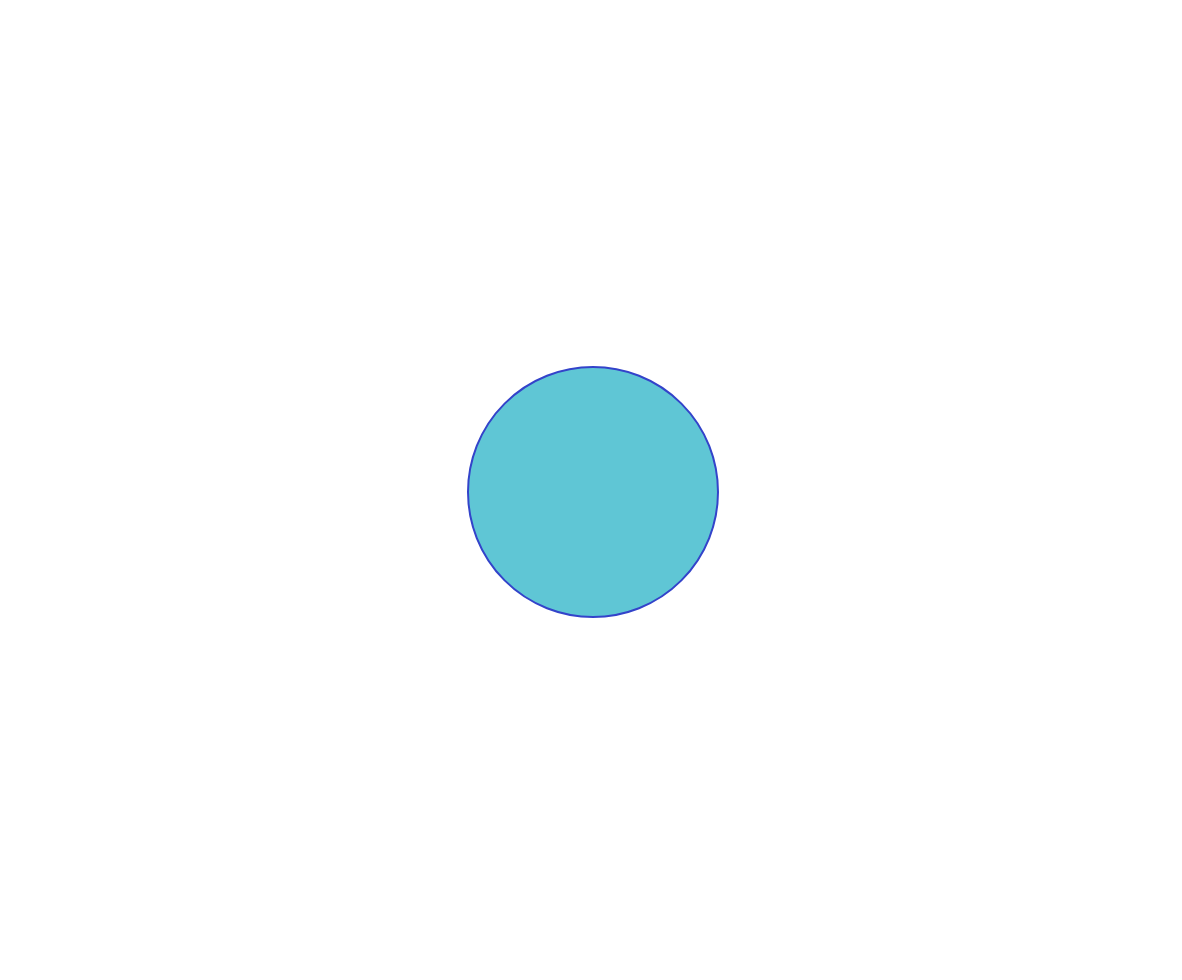
Frame 1 (no input)
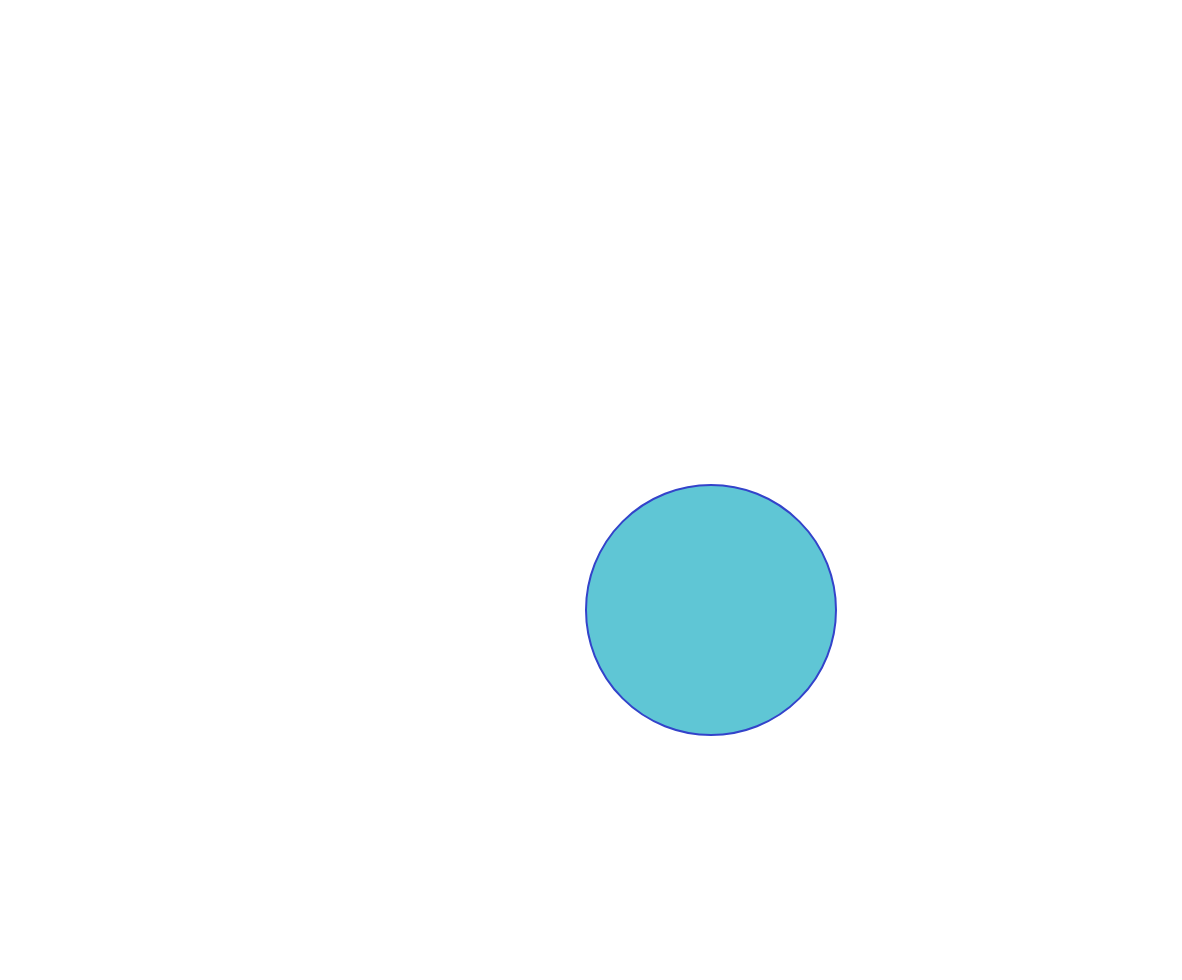
Frame 60 (no input)
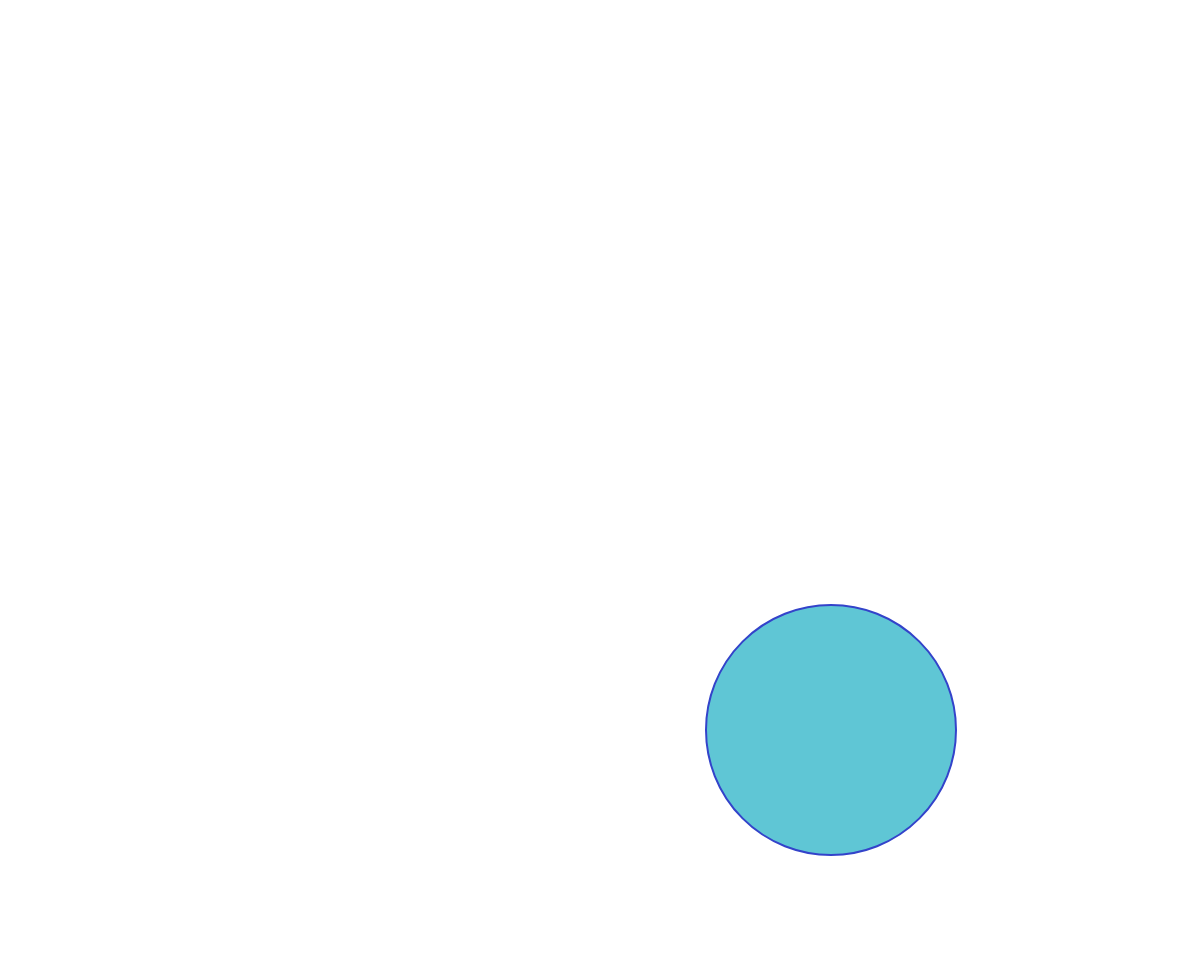
Frame 120 (the mouse pressed at the canvas centre since frame 60)

The p5.js sketch that drew these frames (run headless with seeded random() and noise() and a simulated clock; from frame 60 on, the mouse is pressed at the canvas centre):

// p5.js sketch
// ── sketch.js
let bubbles = [];

function setup() {
    createCanvas(innerWidth-18, innerHeight-20);
    bubbles[0] = new Bubble(width/2, height/2, 2, 2, 1, 1, 250);
}

function draw() {
    background(255);

    for (let i = 0; i < bubbles.length; i++) {
        let b = bubbles[i];
        b.move();

        if (b.bubbleHover()) {
            b.a = 100;
        } else {
            b.a = 200;
        }

        for (let j = i + 1; j < bubbles.length; j++) {
            b.bubbleCollision(bubbles[j]);
        }

        b.show();
    }
}

function mouseClicked() {
    for (let i = bubbles.length-1; i >= 0; i--) {
        let bub = bubbles[i];
        if (bub.bubbleHover()) {
            bub.dx = random(1, 5);
            bub.dy = random(1, 5);
            bub.r /= 1.6
            bub.x += bub.r/1.5*bub.dxMult;
            bub.y += bub.r/1.5*bub.dyMult;
            bubbles.push(new Bubble(bub.x + bub.r/1.5*(-bub.dxMult), bub.y + bub.r/1.5*(-bub.dyMult), bub.dx, bub.dy, -bub.dxMult, -bub.dyMult, bub.r));
        }
    }
}

class Bubble {
    constructor(x, y, dx, dy, dxMult, dyMult, r) {
        this.x = x;
        this.y = y;
        this.dx = dx;
        this.dy = dy;
        this.r = r;
        this.a = 200;
        this.dxMult = dxMult;
        this.dyMult = dyMult;
    }

    bubbleHover() {
        let d = dist(mouseX, mouseY, this.x, this.y)
        if (d < this.r/2) {
            return true;
        } else {
            return false;
        }
    }

    bubbleCollision(other) {
        let d = dist(this.x, this.y, other.x, other.y);
        let minDist = (this.r + other.r)/2;
        if (d < minDist) {
            this.dxMult *= -1;
            this.dyMult *= -1;
            other.dxMult *= -1;
            other.dyMult *= -1;

            let overlap = minDist - d;
            let angle = atan2(other.y - this.y, other.x - this.x);

            this.x -= cos(angle) * 2;
            this.y -= sin(angle) * 2;
            other.x += cos(angle) * 2;
            other.y += sin(angle) * 2;
        }
    }

    move() {
        this.x += this.dx*this.dxMult;
        this.y += this.dy*this.dyMult;

        if (this.x > width - this.r/2) {
            this.dxMult = -1;
            // this.x = width - this.r/2;
        } 
        if (this.x < 0 + this.r/2) {
            this.dxMult = 1;
            // this.x = this.r/2
        }
        if (this.y > height - this.r/2) {
            this.dyMult = -1;
            // this.y = height - this.r/2;
        } 
        if (this.y < 0 + this.r/2) {
            this.dyMult = 1;
            // this.y = this.r/2
        }
            
    }

    show() {
        stroke(51, 67, 202);
        strokeWeight(2);
        fill(51, 183, 202, this.a);
        ellipse(this.x, this.y, this.r);
    }
}
